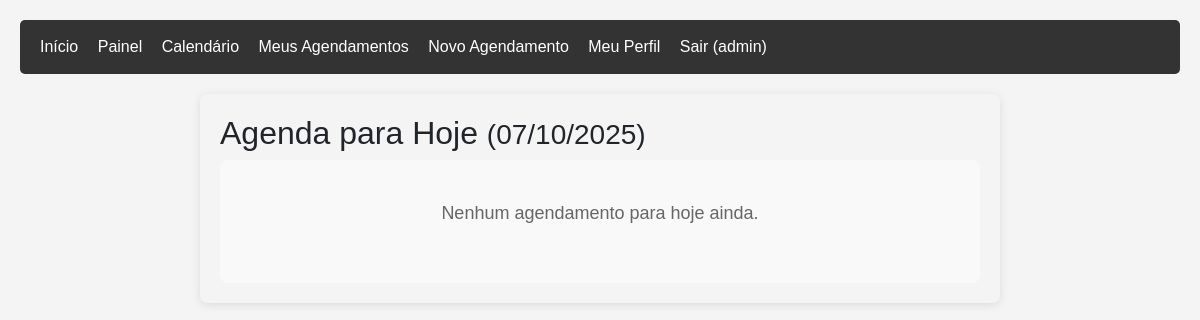
/painel/ (signed in), run on an earlier commit of the app's database.
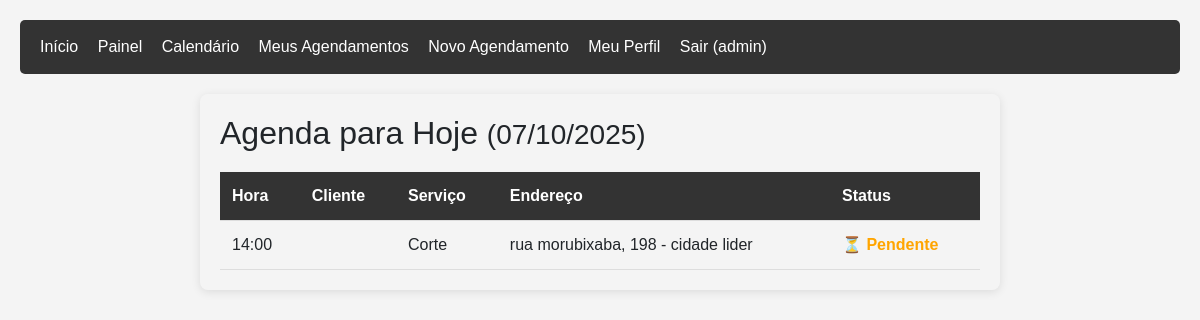
And on a later commit of the database.
### agendamentos/models.py (models this page shows, shortened)
class Agendamento(models.Model):
    STATUS_CHOICES = [
        ('pendente', 'Pendente'),
        ('confirmado', 'Confirmado'),
        ('concluido', 'Concluído'),
        ('cancelado', 'Cancelado'),
    ]
    cliente = models.ForeignKey(User, on_delete=models.CASCADE, related_name='agendamentos')
    servico = models.ForeignKey(Servico, on_delete=models.PROTECT)
    data = models.DateField()
    hora = models.TimeField()
    status = models.CharField(max_length=15, choices=STATUS_CHOICES, default='pendente')
    observacoes = models.TextField(blank=True, null=True)
    criado_em = models.DateTimeField(auto_now_add=True)
    class Meta:
        ordering = ['-data', '-hora']

class Servico(models.Model):
    nome = models.CharField(max_length=100)
    descricao = models.TextField()
    duracao = models.IntegerField(help_text="Duração em minutos")
    preco = models.DecimalField(max_digits=6, decimal_places=2)
    ativo = models.BooleanField(default=True)
    class Meta:
        verbose_name_plural = "Serviços"

class PerfilCliente(models.Model):
    user = models.OneToOneField(User, on_delete=models.CASCADE, related_name='perfil')
    telefone = models.CharField(max_length=15)
    cep = models.CharField(max_length=9)
    rua = models.CharField(max_length=200)
    numero = models.CharField(max_length=10)
    complemento = models.CharField(max_length=100, blank=True, null=True)
    bairro = models.CharField(max_length=100)
    cidade = models.CharField(max_length=100)
    estado = models.CharField(max_length=2)

### agendamentos/views.py (the view)
# urls.py: path('painel/', views.painel_barbeiro, name='painel_barbeiro'),
@staff_member_required(login_url='login')
def painel_barbeiro(request):
    hoje = date.today()
    agendamentos_de_hoje = Agendamento.objects.filter(
        data=hoje,
        status__in=['pendente', 'confirmado']
    ).order_by('hora')
    context = {
        'agendamentos': agendamentos_de_hoje,
        'hoje': hoje,
    }
    return render(request, 'agendamentos/painel_barbeiro.html', context)

### agendamentos/templates/agendamentos/painel_barbeiro.html (shortened to what this page needs)
{% extends 'agendamentos/base.html' %}
{% block content %}
<h2>Agenda para Hoje <small>({{ hoje|date:"d/m/Y" }})</small></h2>
{% if agendamentos %}
    <table class="appointments-table">
        <thead>
            <tr>
                <th>Hora</th>
                <th>Cliente</th>
                <th>Serviço</th>
                <th>Endereço</th>
                <th>Status</th>
            </tr>
        </thead>
        <tbody>
            {% for agendamento in agendamentos %}
            <tr>
                <td>{{ agendamento.hora|time:"H:i" }}</td>
                <td>{{ agendamento.cliente.first_name }}</td>
                <td>{{ agendamento.servico.nome }}</td>
                <td>{{ agendamento.cliente.perfil.rua }}, {{ agendamento.cliente.perfil.numero }} - {{ agendamento.cliente.perfil.bairro }}</td>
                <td>
                    {% if agendamento.status == 'pendente' %}
                        <span class="status-pendente">⏳ Pendente</span>
                    {% elif agendamento.status == 'confirmado' %}
                        <span class="status-confirmado">✅ Confirmado</span>
                    {% endif %}
                </td>
            </tr>
            {% endfor %}
        </tbody>
    </table>
{% else %}
    <div class="no-appointments">
        <p>Nenhum agendamento para hoje ainda.</p>
    </div>
{% endif %}
{% endblock %}

What changed in the data, as far as the page shows it:
added Agendamento: hora "14:00", servico.nome "Corte", cliente.perfil.rua "rua morubixaba", cliente.perfil.numero "198", cliente.perfil.bairro "cidade lider", status "⏳ Pendente"
Also different on the page:
text no longer shown: "Nenhum agendamento para hoje ainda."
text now shown: "Hora Cliente Serviço Endereço Status"
